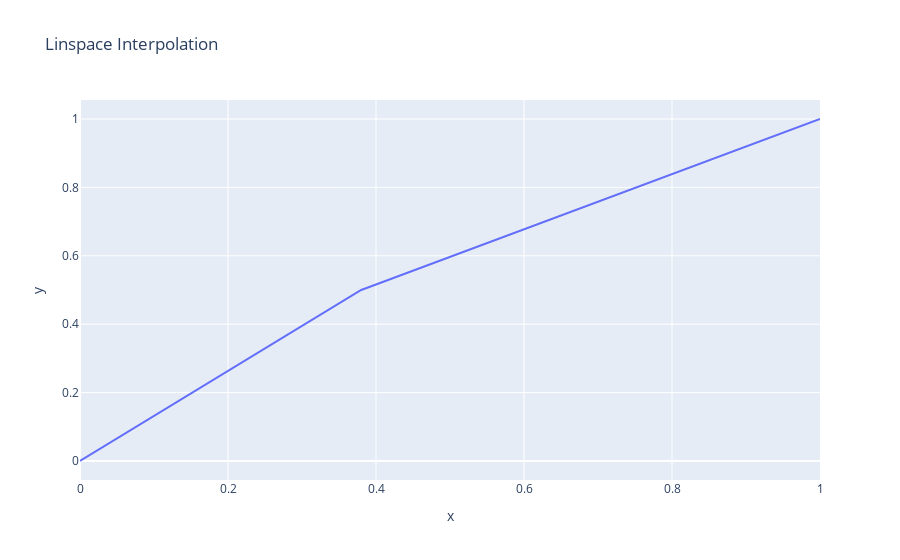

Notebook cell for this chart:
### Code cell
prob_mapping=prob_mapping_generator(0.38,interpolate='linspace')
xnew = np.linspace(0, 1, num=101)
ynew = prob_mapping(xnew)
fig = px.line(x=xnew, y=ynew, title='Linspace Interpolation')
fig.show()
